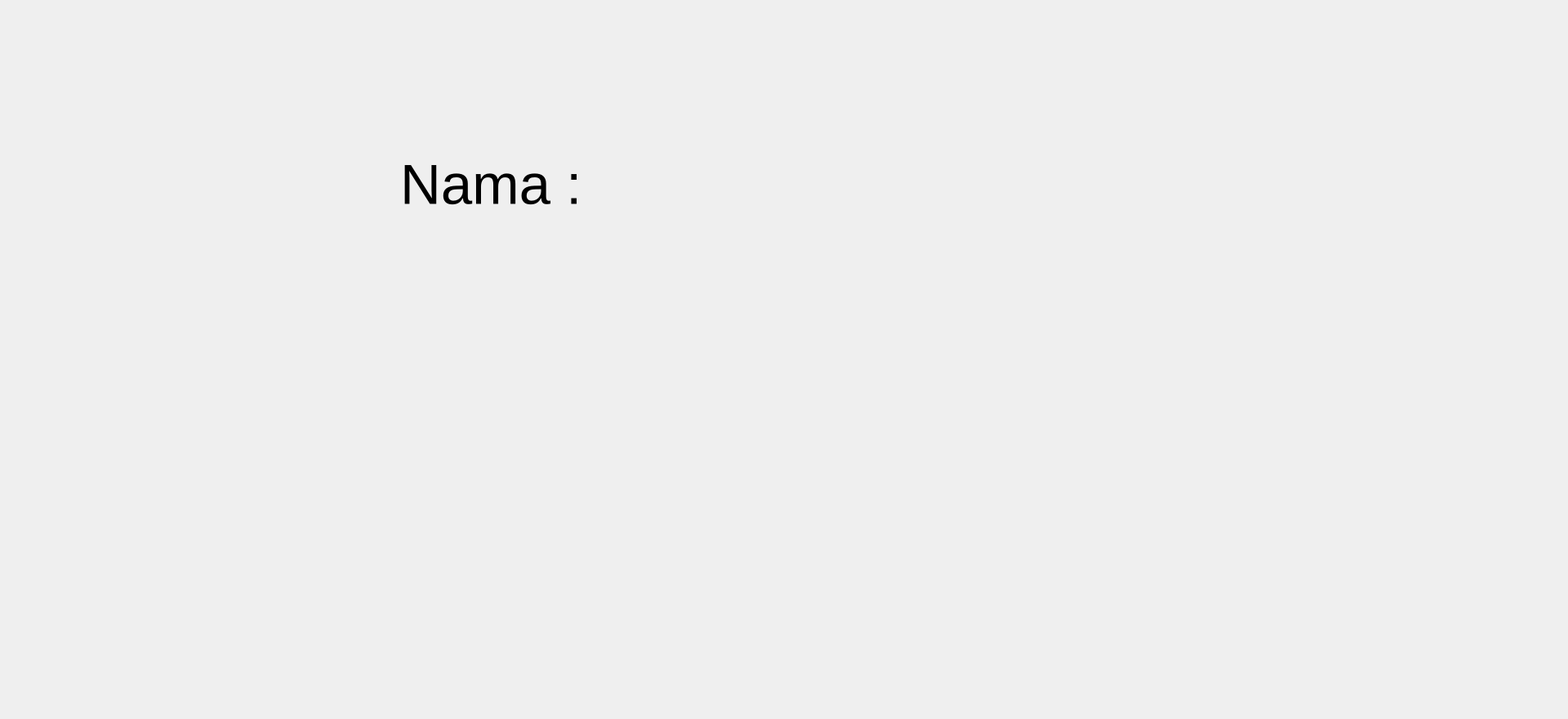
<?xml version="1.0" encoding="UTF-8"?>
<ui version="4.0">
 <class>MainWindow</class>
 <widget class="QMainWindow" name="MainWindow">
  <property name="geometry">
   <rect>
    <x>0</x>
    <y>0</y>
    <width>1920</width>
    <height>880</height>
   </rect>
  </property>
  <property name="windowTitle">
   <string>MainWindow</string>
  </property>
  <widget class="QWidget" name="centralwidget">
   <widget class="QLabel" name="label_2">
    <property name="geometry">
     <rect>
      <x>490</x>
      <y>110</y>
      <width>341</width>
      <height>231</height>
     </rect>
    </property>
    <property name="font">
     <font>
      <pointsize>52</pointsize>
     </font>
    </property>
    <property name="text">
     <string>Nama : </string>
    </property>
   </widget>
   <widget class="QLabel" name="adminName">
    <property name="geometry">
     <rect>
      <x>800</x>
      <y>110</y>
      <width>341</width>
      <height>231</height>
     </rect>
    </property>
    <property name="font">
     <font>
      <pointsize>52</pointsize>
     </font>
    </property>
    <property >
     <string>ADMIN</string>
    </property>
   </widget>
  </widget>
 </widget>
 <resources>
  <include location="mainpage.qrc"/>
 </resources>
 <connections/>
</ui>
